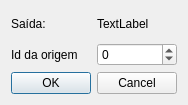
<?xml version="1.0" encoding="UTF-8"?>
<ui version="4.0">
 <class>MudarSaida</class>
 <widget class="QDialog" name="MudarSaida">
  <property name="geometry">
   <rect>
    <x>0</x>
    <y>0</y>
    <width>174</width>
    <height>105</height>
   </rect>
  </property>
  <property name="windowTitle">
   <string>Dialog</string>
  </property>
  <layout class="QVBoxLayout" name="verticalLayout">
   <item>
    <layout class="QHBoxLayout" name="horizontalLayout">
     <item>
      <widget class="QLabel" name="label">
       <property name="text">
        <string>Saída:</string>
       </property>
      </widget>
     </item>
     <item>
      <widget class="QLabel" name="lbsaidaid">
       <property name="text">
        <string>TextLabel</string>
       </property>
      </widget>
     </item>
    </layout>
   </item>
   <item>
    <layout class="QHBoxLayout" name="horizontalLayout_2">
     <item>
      <widget class="QLabel" name="label_3">
       <property name="text">
        <string>Id da origem</string>
       </property>
      </widget>
     </item>
     <item>
      <widget class="QSpinBox" name="spinBoxIdOrigem">
       <property name="minimum">
        <number>-99</number>
       </property>
      </widget>
     </item>
    </layout>
   </item>
   <item>
    <widget class="QDialogButtonBox" name="buttonBox">
     <property name="orientation">
      <enum>Qt::Horizontal</enum>
     </property>
     <property name="standardButtons">
      <set>QDialogButtonBox::Cancel|QDialogButtonBox::Ok</set>
     </property>
    </widget>
   </item>
  </layout>
 </widget>
 <resources/>
 <connections>
  <connection>
   <sender>buttonBox</sender>
   <signal>accepted()</signal>
   <receiver>MudarSaida</receiver>
   <slot>accept()</slot>
   <hints>
    <hint type="sourcelabel">
     <x>248</x>
     <y>254</y>
    </hint>
    <hint type="destinationlabel">
     <x>157</x>
     <y>274</y>
    </hint>
   </hints>
  </connection>
  <connection>
   <sender>buttonBox</sender>
   <signal>rejected()</signal>
   <receiver>MudarSaida</receiver>
   <slot>reject()</slot>
   <hints>
    <hint type="sourcelabel">
     <x>316</x>
     <y>260</y>
    </hint>
    <hint type="destinationlabel">
     <x>286</x>
     <y>274</y>
    </hint>
   </hints>
  </connection>
 </connections>
</ui>
